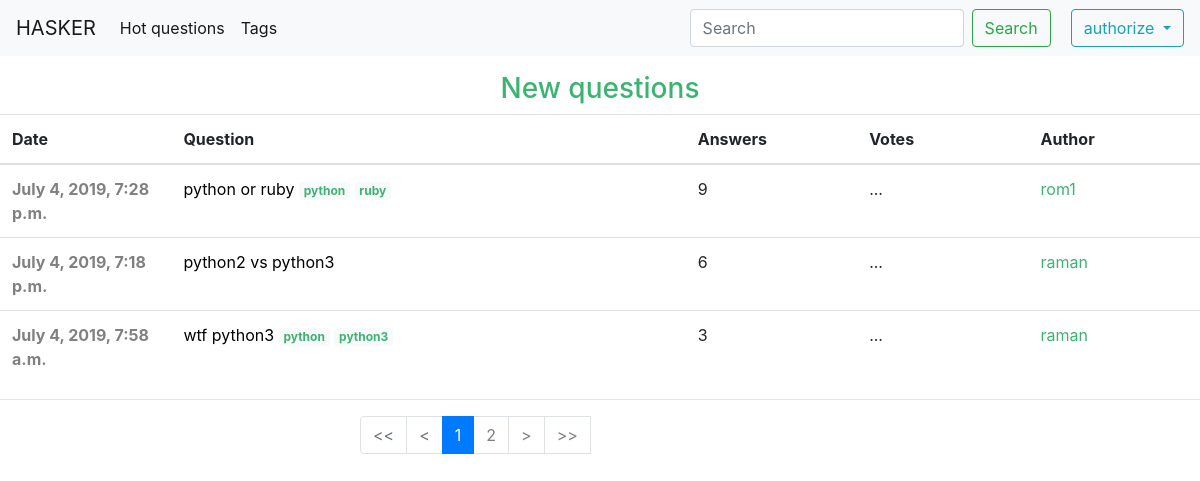
/hasker/, run on the app's committed database.
### forum/models.py (models this page shows, shortened)
class Question(models.Model):
    title = models.CharField(max_length=144, db_index=True, unique=True)
    content = models.TextField()
    slug = models.SlugField(max_length=72, unique=True)
    pub_date = models.DateTimeField(auto_now_add=True)
    author = models.ForeignKey(settings.AUTH_USER_MODEL, on_delete=models.CASCADE)
    tags = models.ManyToManyField(Tag, blank=True, related_name='questions')
    class Meta:
        ordering = ('-pub_date',)
    def get_absolute_url(self):
        return reverse('question_detail', kwargs={'slug': self.slug})

class Tag(models.Model):
    name = models.CharField(max_length=15)
    def __str__(self):
        return self.name

### authorization/models.py (models this page shows, shortened)
class Person(AbstractUser):
    class Meta:
        verbose_name = 'Person'
    email = models.EmailField(max_length=254, unique=True, verbose_name='email address')
    avatar = models.ImageField(upload_to='avatars/', default='avatars/def_ava.jpg')

### forum/views.py (the view)
# urls.py: path('', Index.as_view(), name='index'),
class Index(ListView):
    model = Question
    template_name = 'forum/index.html'
    context_object_name = 'questions'
    paginate_by = 3
    def get_queryset(self):
        search_query = self.request.GET.get('search', '')
        if search_query:
            queryset = Question.objects.filter(Q(title__icontains=search_query) | Q(content__icontains=search_query))
            return queryset
        return self.model.objects.all().order_by('-pub_date')

### forum/templates/forum/index.html
{% extends 'forum/base_forum.html' %}
{% block content %}
<div style="text-align: center;">
    <h3 style="color: MediumSeaGreen; margin-top: 16px;">New questions</h3>
</div>
    <table class="table">
  <thead>
    <tr>
      <th scope="col" class="col-1" >Date</th>
      <th scope="col" class="col-3">Question</th>
      <th scope="col" class="col-1">Answers</th>
      <th scope="col" class="col-1">Votes</th>
      <th scope="col" class="col-1">Author</th>
    </tr>
  </thead>
  <tbody>
    {% for q in questions %}
      <tr>
        <th scope="row" style="color: Gray;">{{ q.pub_date }}</th>
        <td>
          <a style="color: black" href="{{ q.get_absolute_url }}">{{ q.title }}</a>
          {% for tag in q.tags.all %}
            <span class="badge badge-light">
              <a style="color: MediumSeaGreen" href="{% url 'tag_questions' tag_name=tag %}">
                {{ tag }}
              </a>
            </span>
          {% endfor %}
        </td>
        <td>{{ q.replies.count }}</td>
        <td>...</td>
        <td>
          <a style="color: MediumSeaGreen" href="{% url 'person_info' nick=q.author.username %}">
          {{ q.author.username }}
          </a>
        </td>
      </tr>
    {% endfor %}
  </tbody>
</table>
{% include 'forum/pagination.html' %}
{% endblock %}

### data on the page
Question: pub_date "July 4, 2019, 7:28 p.m.", title "python or ruby", replies.count "9", author.username "rom1"
Tag: name "python"
Tag: name "ruby"
Question: pub_date "July 4, 2019, 7:18 p.m.", title "python2 vs python3", replies.count "6", author.username "raman"
Question: pub_date "July 4, 2019, 7:58 a.m.", title "wtf python3", replies.count "3", author.username "raman"
Tag: name "python3"

### other printed values
{{ page }} "1"
{{ page }} "2"
